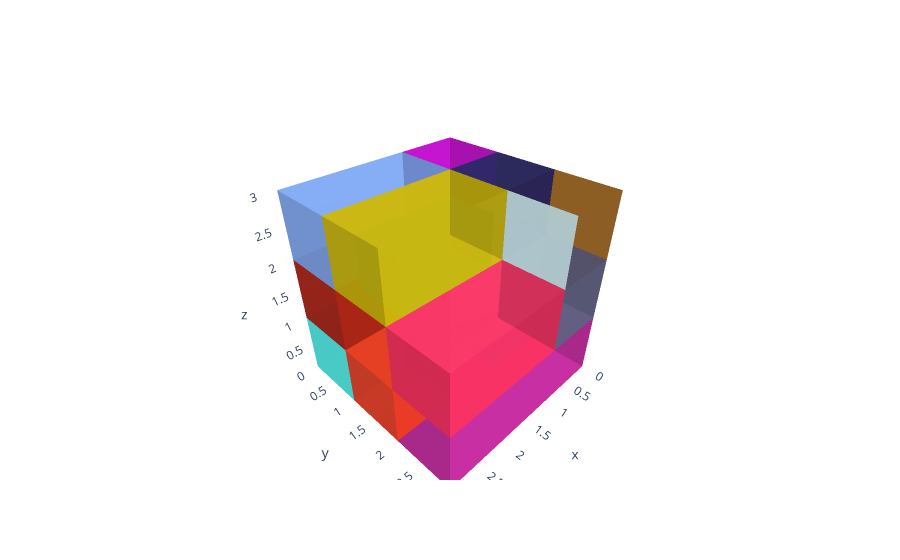

The cell this chart's notebook holds for it:
### Code cell
plot_configuration_3d_interactive(population[0], items)

### Figure 1 — Plotly figure (JSON) as saved in the notebook; plotly's stock layout.template omitted (floating-point values rounded to 4 significant figures)
{"data": [{"color": "#4FF0EA", "flatshading": true, "i": [7, 0, 0, 0, 4, 4, 6, 6, 4, 0, 3, 2], "j": [3, 4, 1, 2, 5, 6, 5, 2, 0, 1, 6, 3], "k": [0, 7, 2, 3, 6, 7, 1, 1, 5, 5, 7, 6], "name": "y", "opacity": 0.8, "showscale": false, "type": "mesh3d", "x": [0, 0, 3, 3, 0, 0, 3, 3], "y": [0, 1, 1, 0, 0, 1, 1, 0], "z": [0, 0, 0, 0, 1, 1, 1, 1]}, {"color": "#29AE29", "flatshading": true, "i": [7, 0, 0, 0, 4, 4, 6, 6, 4, 0, 3, 2], "j": [3, 4, 1, 2, 5, 6, 5, 2, 0, 1, 6, 3], "k": [0, 7, 2, 3, 6, 7, 1, 1, 5, 5, 7, 6], "name": "y", "opacity": 0.8, "showscale": false, "type": "mesh3d", "x": [0, 0, 3, 3, 0, 0, 3, 3], "y": [1, 2, 2, 1, 1, 2, 2, 1], "z": [1, 1, 1, 1, 2, 2, 2, 2]}, {"color": "#C7279F", "flatshading": true, "i": [7, 0, 0, 0, 4, 4, 6, 6, 4, 0, 3, 2], "j": [3, 4, 1, 2, 5, 6, 5, 2, 0, 1, 6, 3], "k": [0, 7, 2, 3, 6, 7, 1, 1, 5, 5, 7, 6], "name": "y", "opacity": 0.8, "showscale": false, "type": "mesh3d", "x": [0, 0, 3, 3, 0, 0, 3, 3], "y": [2, 3, 3, 2, 2, 3, 3, 2], "z": [0, 0, 0, 0, 1, 1, 1, 1]}, {"color": "#C40BCD", "flatshading": true, "i": [7, 0, 0, 0, 4, 4, 6, 6, 4, 0, 3, 2], "j": [3, 4, 1, 2, 5, 6, 5, 2, 0, 1, 6, 3], "k": [0, 7, 2, 3, 6, 7, 1, 1, 5, 5, 7, 6], "name": "y", "opacity": 0.8, "showscale": false, "type": "mesh3d", "x": [0, 0, 1, 1, 0, 0, 1, 1], "y": [0, 1, 1, 0, 0, 1, 1, 0], "z": [2, 2, 2, 2, 3, 3, 3, 3]}, {"color": "#A36921", "flatshading": true, "i": [7, 0, 0, 0, 4, 4, 6, 6, 4, 0, 3, 2], "j": [3, 4, 1, 2, 5, 6, 5, 2, 0, 1, 6, 3], "k": [0, 7, 2, 3, 6, 7, 1, 1, 5, 5, 7, 6], "name": "y", "opacity": 0.8, "showscale": false, "type": "mesh3d", "x": [0, 0, 1, 1, 0, 0, 1, 1], "y": [2, 3, 3, 2, 2, 3, 3, 2], "z": [2, 2, 2, 2, 3, 3, 3, 3]}, {"color": "#ED3C22", "flatshading": true, "i": [7, 0, 0, 0, 4, 4, 6, 6, 4, 0, 3, 2], "j": [3, 4, 1, 2, 5, 6, 5, 2, 0, 1, 6, 3], "k": [0, 7, 2, 3, 6, 7, 1, 1, 5, 5, 7, 6], "name": "y", "opacity": 0.8, "showscale": false, "type": "mesh3d", "x": [2, 2, 3, 3, 2, 2, 3, 3], "y": [1, 2, 2, 1, 1, 2, 2, 1], "z": [0, 0, 0, 0, 1, 1, 1, 1]}, {"color": "#1755D2", "flatshading": true, "i": [7, 0, 0, 0, 4, 4, 6, 6, 4, 0, 3, 2], "j": [3, 4, 1, 2, 5, 6, 5, 2, 0, 1, 6, 3], "k": [0, 7, 2, 3, 6, 7, 1, 1, 5, 5, 7, 6], "name": "y", "opacity": 0.8, "showscale": false, "type": "mesh3d", "x": [0, 0, 1, 1, 0, 0, 1, 1], "y": [1, 2, 2, 1, 1, 2, 2, 1], "z": [0, 0, 0, 0, 1, 1, 1, 1]}, {"color": "#606182", "flatshading": true, "i": [7, 0, 0, 0, 4, 4, 6, 6, 4, 0, 3, 2], "j": [3, 4, 1, 2, 5, 6, 5, 2, 0, 1, 6, 3], "k": [0, 7, 2, 3, 6, 7, 1, 1, 5, 5, 7, 6], "name": "y", "opacity": 0.8, "showscale": false, "type": "mesh3d", "x": [0, 0, 1, 1, 0, 0, 1, 1], "y": [2, 3, 3, 2, 2, 3, 3, 2], "z": [1, 1, 1, 1, 2, 2, 2, 2]}, {"color": "#2B2766", "flatshading": true, "i": [7, 0, 0, 0, 4, 4, 6, 6, 4, 0, 3, 2], "j": [3, 4, 1, 2, 5, 6, 5, 2, 0, 1, 6, 3], "k": [0, 7, 2, 3, 6, 7, 1, 1, 5, 5, 7, 6], "name": "y", "opacity": 0.8, "showscale": false, "type": "mesh3d", "x": [0, 0, 1, 1, 0, 0, 1, 1], "y": [1, 2, 2, 1, 1, 2, 2, 1], "z": [2, 2, 2, 2, 3, 3, 3, 3]}, {"color": "#D4F0F7", "flatshading": true, "i": [7, 0, 0, 0, 4, 4, 6, 6, 4, 0, 3, 2], "j": [3, 4, 1, 2, 5, 6, 5, 2, 0, 1, 6, 3], "k": [0, 7, 2, 3, 6, 7, 1, 1, 5, 5, 7, 6], "name": "y", "opacity": 0.8, "showscale": false, "type": "mesh3d", "x": [1, 1, 3, 3, 1, 1, 3, 3], "y": [2, 3, 3, 2, 2, 3, 3, 2], "z": [2, 2, 2, 2, 3, 3, 3, 3]}, {"color": "#AE2014", "flatshading": true, "i": [7, 0, 0, 0, 4, 4, 6, 6, 4, 0, 3, 2], "j": [3, 4, 1, 2, 5, 6, 5, 2, 0, 1, 6, 3], "k": [0, 7, 2, 3, 6, 7, 1, 1, 5, 5, 7, 6], "name": "y", "opacity": 0.8, "showscale": false, "type": "mesh3d", "x": [1, 1, 3, 3, 1, 1, 3, 3], "y": [0, 1, 1, 0, 0, 1, 1, 0], "z": [1, 1, 1, 1, 2, 2, 2, 2]}, {"color": "#80AAF5", "flatshading": true, "i": [7, 0, 0, 0, 4, 4, 6, 6, 4, 0, 3, 2], "j": [3, 4, 1, 2, 5, 6, 5, 2, 0, 1, 6, 3], "k": [0, 7, 2, 3, 6, 7, 1, 1, 5, 5, 7, 6], "name": "y", "opacity": 0.8, "showscale": false, "type": "mesh3d", "x": [1, 1, 3, 3, 1, 1, 3, 3], "y": [0, 1, 1, 0, 0, 1, 1, 0], "z": [2, 2, 2, 2, 3, 3, 3, 3]}, {"color": "#1599B7", "flatshading": true, "i": [7, 0, 0, 0, 4, 4, 6, 6, 4, 0, 3, 2], "j": [3, 4, 1, 2, 5, 6, 5, 2, 0, 1, 6, 3], "k": [0, 7, 2, 3, 6, 7, 1, 1, 5, 5, 7, 6], "name": "y", "opacity": 0.8, "showscale": false, "type": "mesh3d", "x": [0, 0, 2, 2, 0, 0, 2, 2], "y": [0, 1, 1, 0, 0, 1, 1, 0], "z": [1, 1, 1, 1, 2, 2, 2, 2]}, {"color": "#CEB80B", "flatshading": true, "i": [7, 0, 0, 0, 4, 4, 6, 6, 4, 0, 3, 2], "j": [3, 4, 1, 2, 5, 6, 5, 2, 0, 1, 6, 3], "k": [0, 7, 2, 3, 6, 7, 1, 1, 5, 5, 7, 6], "name": "y", "opacity": 0.8, "showscale": false, "type": "mesh3d", "x": [1, 1, 3, 3, 1, 1, 3, 3], "y": [1, 2, 2, 1, 1, 2, 2, 1], "z": [2, 2, 2, 2, 3, 3, 3, 3]}, {"color": "#FB3262", "flatshading": true, "i": [7, 0, 0, 0, 4, 4, 6, 6, 4, 0, 3, 2], "j": [3, 4, 1, 2, 5, 6, 5, 2, 0, 1, 6, 3], "k": [0, 7, 2, 3, 6, 7, 1, 1, 5, 5, 7, 6], "name": "y", "opacity": 0.8, "showscale": false, "type": "mesh3d", "x": [1, 1, 3, 3, 1, 1, 3, 3], "y": [2, 3, 3, 2, 2, 3, 3, 2], "z": [1, 1, 1, 1, 2, 2, 2, 2]}], "layout": {"scene": {"aspectmode": "cube", "aspectratio": {"x": 1, "y": 1, "z": 1}, "xaxis": {"range": [0, 3]}, "yaxis": {"range": [0, 3]}, "zaxis": {"range": [0, 3]}}}}
